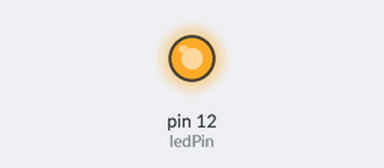
The sketch below on a simulated Arduino Uno, built with avr-gcc and run on an emulated ATmega328P. Shown: output pins drawn as LEDs (lit = HIGH).

Above: at 0.05 s.
At 2.85 s:
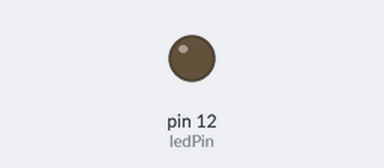
Timing chart, 0 to 3.1 s (numbered marks = the images above):
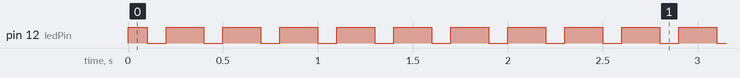

The sketch:

in.ino
```cpp
char temp[] = {};
int incomingByte, ledPin = 12, len = 0, result = 0, c = 0;
void setup() {
  pinMode(ledPin, OUTPUT);
  Serial.begin(9600);
}

void loop() {
  if(Serial.available() > 4 && Serial.available() < 6){

    for(int i = 0; i < 6; i++){
      temp[i] = Serial.read();
    }

    show(5, temp);

//    for(int i = 0; i < 6; i++){
//      incomingByte = temp[i];
//      result += check(len, incomingByte);
//
//    }
//    Serial.write(result);
//    if(result > 0){
//      int j = 0;
//      while(j <= result){
//        digitalWrite(ledPin, LOW);
//        delay(100);
//        digitalWrite(ledPin, HIGH);
//        delay(100);
//        j++;
//      }
//    }
  }
  digitalWrite(ledPin, HIGH);
  delay(100);
  digitalWrite(ledPin, LOW);
  delay(100);
  digitalWrite(ledPin, HIGH);
  delay(100);
}

void show(int a, char *b){
  for(int i = 0; i < a - 1; i++){
    Serial.print(b[i]);
  }
  Serial.println(b[a - 1]);
}

int check(int len, char incomingByte){
  if(len < 1 && incomingByte == 'R'){
    temp[0] = incomingByte;
    len++;
    c = 1;
  }else if(temp[len - 1] == 'R' && incomingByte == 'O'){
    temp[len] = incomingByte;
    len++;
    c = 1;
  }else if(temp[len - 1] == 'O' && incomingByte == 'M'){
    temp[len] = incomingByte;
    len++;
    c = 1;
  }else if(temp[len - 1] == 'M' && incomingByte == 'A'){
    temp[len] = incomingByte;
    len++;
    c = 1;
  }else if(temp[len - 1] == 'A' && incomingByte == 'N'){
    temp[len] = incomingByte;
    len++;
    c = 1;
  }
  return c;
  c = 0;
}
```

Measured:
- by itself, pin 12 (ledPin): repeats every 0.30 s: LOW 0.10 s, HIGH 0.20 s
